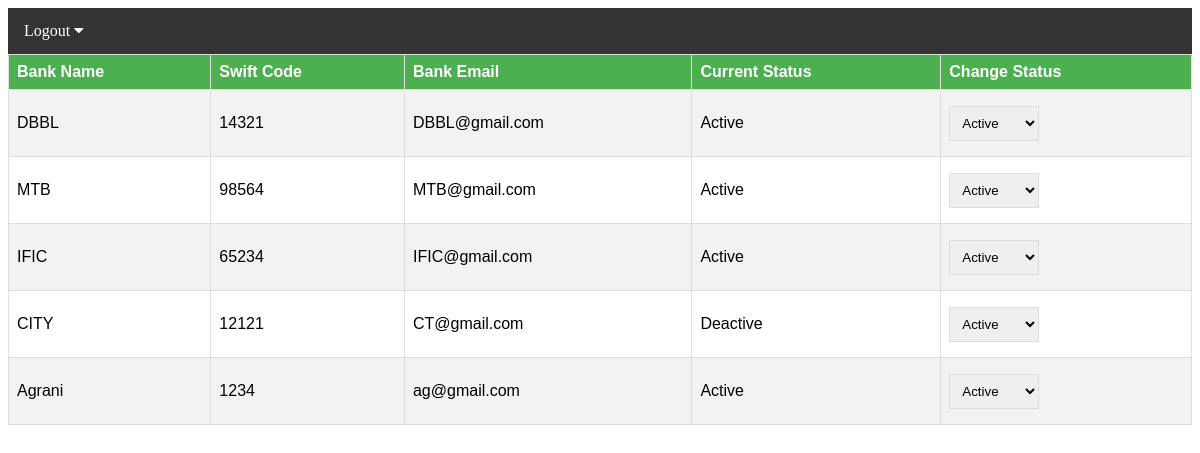
The app's page /admin/index.php (signed in) with its own data.
### tables this page shows
CREATE TABLE `bank_reg` (
  `id` int(11) NOT NULL,
  `bank_name` varchar(250) NOT NULL,
  `customer_care_phone` varchar(250) NOT NULL,
  `swift_code` int(50) NOT NULL,
  `head_office_address` varchar(250) NOT NULL,
  `logo` longblob NOT NULL,
  `bank_email` varchar(250) NOT NULL,
  `password` varchar(250) NOT NULL,
  `status` int(11) NOT NULL
);

### admin/index.php (the view, shortened to what this page needs)
<!DOCTYPE html>
<html>
<head>
<link rel="stylesheet" href="https://cdnjs.cloudflare.com/ajax/libs/font-awesome/4.7.0/css/font-awesome.min.css">
<link rel="stylesheet" type="text/css" href="css/home.css">
</head>
<body>
<div class="navbar">
  <div class="dropdown">
    <button class="dropbtn">Logout
      <i class="fa fa-caret-down"></i>
    </button>
  </div>
</div>
<?php
  require ('DB_conn.php');
  $result = mysqli_query($conn,"select * from bank_reg")
 ?>
 <table border="1" id="bank">
   <tr>
     <th>Bank Name</th>
     <th>Swift Code</th>
     <th>Bank Email</th>
     <th>Current Status</th>
     <th>Change Status</th>
   </tr>
   <?php
   while ($row=mysqli_fetch_assoc($result)) {
    ?>
   <tr>
     <td><?php echo $row['bank_name']; ?></td>
     <td><?php echo $row['swift_code']; ?></td>
     <td><?php echo $row['bank_email']; ?></td>
     <td>
       <?php
       if ($row['status']==1) {
         echo "<p id=str".$row['id'].">Active</p>";
       }
       else{
        echo "<p id=str".$row['id'].">Deactive</p>";
       }
       ?>
     </td>
     <td>
       <select onchange="active_deactive_user(this.value,<?php echo $row['id']; ?>)">
        <option value="1">Active</option>
       </select>
     </td>
   </tr>
   <?php
 }?>
 </table>
</body>
</html>

### admin/css/home.css (style rules this page uses)
.navbar { overflow: hidden; background-color: #333; }
.dropdown { float: left; overflow: hidden; }
.dropdown .dropbtn { font-size: 16px; border: none; outline: none; color: white; padding: 14px 16px; background-color: inherit; font-family: inherit; margin: 0; }

### admin/index.php (style rules this page uses)
#bank { font-family: "Trebuchet MS", Arial, Helvetica, sans-serif; border-collapse: collapse; width: 100%; }
th { padding-top: 12px; padding-bottom: 12px; text-align: left; background-color: #4CAF50; color: white; }
td,th,select { border: 1px solid #ddd; padding: 8px; }
tr:nth-child(even) { background-color: #f2f2f2; }

### records on screen
bank_reg: bank_name "DBBL", swift_code "14321", bank_email "DBBL@gmail.com", id "Active"
bank_reg: bank_name "MTB", swift_code "98564", bank_email "MTB@gmail.com", id "Active"
bank_reg: bank_name "IFIC", swift_code "65234", bank_email "IFIC@gmail.com", id "Active"
bank_reg: bank_name "CITY", swift_code "12121", bank_email "CT@gmail.com", id "Active"
bank_reg: bank_name "Agrani", swift_code "1234", bank_email "ag@gmail.com", id "Active"
